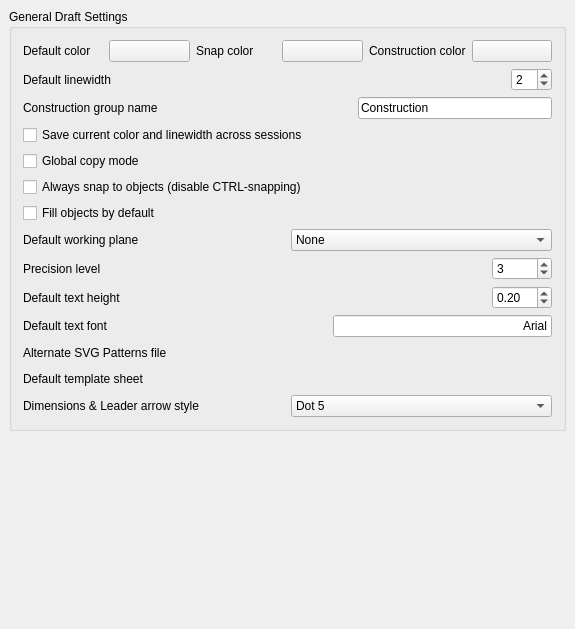
<?xml version="1.0" encoding="UTF-8"?>
<ui version="4.0">
 <class>Gui::Dialog::DlgSettingsDraft</class>
 <widget class="QWidget" name="Gui::Dialog::DlgSettingsDraft">
  <property name="geometry">
   <rect>
    <x>0</x>
    <y>0</y>
    <width>575</width>
    <height>629</height>
   </rect>
  </property>
  <property name="windowTitle">
   <string>General settings</string>
  </property>
  <layout class="QVBoxLayout">
   <property name="spacing">
    <number>6</number>
   </property>
   <property name="margin">
    <number>9</number>
   </property>
   <item>
    <widget class="QGroupBox" name="groupBox">
     <property name="title">
      <string>General Draft Settings</string>
     </property>
     <layout class="QVBoxLayout" name="verticalLayout_2">
      <item>
       <layout class="QHBoxLayout" name="horizontalLayout_2">
        <item>
         <widget class="QLabel" name="label_2">
          <property name="text">
           <string>Default color</string>
          </property>
         </widget>
        </item>
        <item>
         <widget class="Gui::PrefColorButton" name="gui::prefcolorbutton">
          <property name="toolTip">
           <string>the default color for new objects</string>
          </property>
          <property name="color">
           <color>
            <red>0</red>
            <green>0</green>
            <blue>0</blue>
           </color>
          </property>
          <property name="prefEntry" stdset="0">
           <cstring>color</cstring>
          </property>
          <property name="prefPath" stdset="0">
           <cstring>Mod/Draft</cstring>
          </property>
         </widget>
        </item>
        <item>
         <widget class="QLabel" name="label_4">
          <property name="text">
           <string>Snap color</string>
          </property>
         </widget>
        </item>
        <item>
         <widget class="Gui::PrefColorButton" name="gui::prefcolorbutton_2">
          <property name="toolTip">
           <string>the default color for snap symbols</string>
          </property>
          <property name="color">
           <color>
            <red>0</red>
            <green>0</green>
            <blue>0</blue>
           </color>
          </property>
          <property name="prefEntry" stdset="0">
           <cstring>snapcolor</cstring>
          </property>
          <property name="prefPath" stdset="0">
           <cstring>Mod/Draft</cstring>
          </property>
         </widget>
        </item>
        <item>
         <widget class="QLabel" name="label_9">
          <property name="text">
           <string>Construction color</string>
          </property>
         </widget>
        </item>
        <item>
         <widget class="Gui::PrefColorButton" name="gui::prefcolorbutton_3">
          <property name="toolTip">
           <string>This is the default color for objects being drawn while in construction mode.</string>
          </property>
          <property name="color">
           <color>
            <red>44</red>
            <green>125</green>
            <blue>255</blue>
           </color>
          </property>
          <property name="prefEntry" stdset="0">
           <cstring>constructioncolor</cstring>
          </property>
          <property name="prefPath" stdset="0">
           <cstring>Mod/Draft</cstring>
          </property>
         </widget>
        </item>
       </layout>
      </item>
      <item>
       <layout class="QHBoxLayout" name="horizontalLayout_3">
        <item>
         <widget class="QLabel" name="label_3">
          <property name="text">
           <string>Default linewidth</string>
          </property>
         </widget>
        </item>
        <item>
         <spacer name="horizontalSpacer_9">
          <property name="orientation">
           <enum>Qt::Horizontal</enum>
          </property>
          <property name="sizeHint" stdset="0">
           <size>
            <width>40</width>
            <height>20</height>
           </size>
          </property>
         </spacer>
        </item>
        <item>
         <widget class="Gui::PrefSpinBox" name="gui::prefspinbox">
          <property name="toolTip">
           <string>the default linewidth for new objects</string>
          </property>
          <property name="value">
           <number>2</number>
          </property>
          <property name="prefEntry" stdset="0">
           <cstring>linewidth</cstring>
          </property>
          <property name="prefPath" stdset="0">
           <cstring>Mod/Draft</cstring>
          </property>
         </widget>
        </item>
       </layout>
      </item>
      <item>
       <layout class="QHBoxLayout" name="horizontalLayout_10">
        <item>
         <widget class="QLabel" name="label_10">
          <property name="text">
           <string>Construction group name</string>
          </property>
         </widget>
        </item>
        <item>
         <spacer name="horizontalSpacer">
          <property name="orientation">
           <enum>Qt::Horizontal</enum>
          </property>
          <property name="sizeHint" stdset="0">
           <size>
            <width>40</width>
            <height>20</height>
           </size>
          </property>
         </spacer>
        </item>
        <item>
         <widget class="Gui::PrefLineEdit" name="gui::preflineedit_2">
          <property name="toolTip">
           <string>This is the default group name for construction geometry</string>
          </property>
          <property name="text">
           <string>Construction</string>
          </property>
          <property name="prefEntry" stdset="0">
           <cstring>constructiongroupname</cstring>
          </property>
          <property name="prefPath" stdset="0">
           <cstring>Mod/Draft</cstring>
          </property>
         </widget>
        </item>
       </layout>
      </item>
      <item>
       <layout class="QHBoxLayout" name="horizontalLayout_4">
        <item>
         <widget class="Gui::PrefCheckBox" name="gui::prefcheckbox">
          <property name="toolTip">
           <string>check this if you want to use the color/linewidth from the toolbar as default</string>
          </property>
          <property name="text">
           <string>Save current color and linewidth across sessions</string>
          </property>
          <property name="prefEntry" stdset="0">
           <cstring>saveonexit</cstring>
          </property>
          <property name="prefPath" stdset="0">
           <cstring>Mod/Draft</cstring>
          </property>
         </widget>
        </item>
       </layout>
      </item>
      <item>
       <layout class="QHBoxLayout" name="horizontalLayout_7">
        <item>
         <widget class="Gui::PrefCheckBox" name="gui::prefcheckbox_5">
          <property name="toolTip">
           <string>If this is checked, copy mode will be kept across command, otherwise commands will always start in no-copy mode</string>
          </property>
          <property name="text">
           <string>Global copy mode</string>
          </property>
          <property name="prefEntry" stdset="0">
           <cstring>copymode</cstring>
          </property>
          <property name="prefPath" stdset="0">
           <cstring>Mod/Draft</cstring>
          </property>
         </widget>
        </item>
       </layout>
      </item>
      <item>
       <layout class="QHBoxLayout" name="horizontalLayout_5">
        <item>
         <widget class="Gui::PrefCheckBox" name="gui::prefcheckbox_8">
          <property name="toolTip">
           <string>If this is checked, you will always snap to existing objects while drawing. If not, you will be snapping only when pressing CTRL.</string>
          </property>
          <property name="text">
           <string>Always snap to objects (disable CTRL-snapping)</string>
          </property>
          <property name="prefEntry" stdset="0">
           <cstring>alwaysSnap</cstring>
          </property>
          <property name="prefPath" stdset="0">
           <cstring>Mod/Draft</cstring>
          </property>
         </widget>
        </item>
       </layout>
      </item>
      <item>
       <layout class="QHBoxLayout" name="horizontalLayout_8">
        <item>
         <widget class="Gui::PrefCheckBox" name="gui::prefcheckbox_6">
          <property name="toolTip">
           <string>If this is checked, objects will appear as filled as default. Otherwise, they will appear as wireframe</string>
          </property>
          <property name="text">
           <string>Fill objects by default</string>
          </property>
          <property name="prefEntry" stdset="0">
           <cstring>fillmode</cstring>
          </property>
          <property name="prefPath" stdset="0">
           <cstring>Mod/Draft</cstring>
          </property>
         </widget>
        </item>
       </layout>
      </item>
      <item>
       <layout class="QHBoxLayout" name="horizontalLayout_9">
        <item>
         <widget class="QLabel" name="label_12">
          <property name="text">
           <string>Default working plane</string>
          </property>
         </widget>
        </item>
        <item>
         <widget class="Gui::PrefComboBox" name="gui::prefcombobox_2">
          <property name="prefEntry" stdset="0">
           <cstring>defaultWP</cstring>
          </property>
          <property name="prefPath" stdset="0">
           <cstring>Mod/Draft</cstring>
          </property>
          <item>
           <property name="text">
            <string>None</string>
           </property>
          </item>
          <item>
           <property name="text">
            <string>XY (Top)</string>
           </property>
          </item>
          <item>
           <property name="text">
            <string>XZ (Front)</string>
           </property>
          </item>
          <item>
           <property name="text">
            <string>YZ (Side)</string>
           </property>
          </item>
         </widget>
        </item>
       </layout>
      </item>
      <item>
       <layout class="QHBoxLayout" name="horizontalLayout_13">
        <item>
         <widget class="QLabel" name="label_8">
          <property name="text">
           <string>Precision level</string>
          </property>
         </widget>
        </item>
        <item>
         <widget class="Gui::PrefSpinBox" name="gui::prefspinbox_3">
          <property name="maximumSize">
           <size>
            <width>60</width>
            <height>16777215</height>
           </size>
          </property>
          <property name="toolTip">
           <string>The number of decimals in internal coordinates operations (for ex. 3 = 0.001)</string>
          </property>
          <property name="value">
           <number>3</number>
          </property>
          <property name="prefEntry" stdset="0">
           <cstring>precision</cstring>
          </property>
          <property name="prefPath" stdset="0">
           <cstring>Mod/Draft</cstring>
          </property>
         </widget>
        </item>
       </layout>
      </item>
      <item>
       <layout class="QHBoxLayout" name="horizontalLayout_6">
        <item>
         <widget class="QLabel" name="label_6">
          <property name="text">
           <string>Default text height</string>
          </property>
         </widget>
        </item>
        <item>
         <widget class="Gui::PrefDoubleSpinBox" name="gui::prefdoublespinbox_2">
          <property name="maximumSize">
           <size>
            <width>60</width>
            <height>16777215</height>
           </size>
          </property>
          <property name="toolTip">
           <string>Default height for texts and dimensions</string>
          </property>
          <property name="value">
           <double>0.200000000000000</double>
          </property>
          <property name="prefEntry" stdset="0">
           <cstring>textheight</cstring>
          </property>
          <property name="prefPath" stdset="0">
           <cstring>Mod/Draft</cstring>
          </property>
         </widget>
        </item>
       </layout>
      </item>
      <item>
       <layout class="QHBoxLayout" name="horizontalLayout_12">
        <item>
         <widget class="QLabel" name="label_5">
          <property name="text">
           <string>Default text font</string>
          </property>
         </widget>
        </item>
        <item>
         <spacer name="horizontalSpacer_3">
          <property name="orientation">
           <enum>Qt::Horizontal</enum>
          </property>
          <property name="sizeHint" stdset="0">
           <size>
            <width>40</width>
            <height>20</height>
           </size>
          </property>
         </spacer>
        </item>
        <item>
         <widget class="Gui::PrefLineEdit" name="gui::preflineedit">
          <property name="toolTip">
           <string>This is the default font name for all Draft texts and dimensions.
It can be a font name such as &quot;Arial&quot;, a default style such as &quot;sans&quot;, &quot;serif&quot;
or &quot;mono&quot;, or a family such as &quot;Arial,Helvetica,sans&quot; or a name with a style
such as &quot;Arial:Bold&quot;</string>
          </property>
          <property name="text">
           <string>Arial</string>
          </property>
          <property name="alignment">
           <set>Qt::AlignRight|Qt::AlignTrailing|Qt::AlignVCenter</set>
          </property>
          <property name="prefEntry" stdset="0">
           <cstring>textfont</cstring>
          </property>
          <property name="prefPath" stdset="0">
           <cstring>Mod/Draft</cstring>
          </property>
         </widget>
        </item>
       </layout>
      </item>
      <item>
       <layout class="QHBoxLayout" name="horizontalLayout">
        <item>
         <widget class="QLabel" name="label_13">
          <property name="text">
           <string>Alternate SVG Patterns file</string>
          </property>
         </widget>
        </item>
        <item>
         <spacer name="horizontalSpacer_10">
          <property name="orientation">
           <enum>Qt::Horizontal</enum>
          </property>
          <property name="sizeHint" stdset="0">
           <size>
            <width>40</width>
            <height>20</height>
           </size>
          </property>
         </spacer>
        </item>
        <item>
         <widget class="Gui::PrefFileChooser" name="gui::preffilechooser_3">
          <property name="minimumSize">
           <size>
            <width>300</width>
            <height>0</height>
           </size>
          </property>
          <property name="toolTip">
           <string>This is the location of a SVG file containing &lt;pattern&gt; definitions that can be added to the standard Draft hatch patterns</string>
          </property>
          <property name="prefEntry" stdset="0">
           <cstring>patternFile</cstring>
          </property>
          <property name="prefPath" stdset="0">
           <cstring>Mod/Draft</cstring>
          </property>
         </widget>
        </item>
       </layout>
      </item>
      <item>
       <layout class="QHBoxLayout" name="horizontalLayout_11">
        <item>
         <widget class="QLabel" name="label_11">
          <property name="text">
           <string>Default template sheet</string>
          </property>
         </widget>
        </item>
        <item>
         <spacer name="horizontalSpacer_11">
          <property name="orientation">
           <enum>Qt::Horizontal</enum>
          </property>
          <property name="sizeHint" stdset="0">
           <size>
            <width>40</width>
            <height>20</height>
           </size>
          </property>
         </spacer>
        </item>
        <item>
         <widget class="Gui::PrefFileChooser" name="gui::preffilechooser_2">
          <property name="minimumSize">
           <size>
            <width>300</width>
            <height>0</height>
           </size>
          </property>
          <property name="toolTip">
           <string>The default template to use when creating a new drawing sheet</string>
          </property>
          <property name="prefEntry" stdset="0">
           <cstring>template</cstring>
          </property>
          <property name="prefPath" stdset="0">
           <cstring>Mod/Draft</cstring>
          </property>
         </widget>
        </item>
       </layout>
      </item>
      <item>
       <layout class="QHBoxLayout" name="horizontalLayout_14">
        <item>
         <widget class="QLabel" name="label">
          <property name="text">
           <string>Dimensions &amp; Leader arrow style</string>
          </property>
         </widget>
        </item>
        <item>
         <widget class="Gui::PrefComboBox" name="gui::prefcombobox">
          <property name="prefEntry" stdset="0">
           <cstring>dimsymbol</cstring>
          </property>
          <property name="prefPath" stdset="0">
           <cstring>Mod/Draft</cstring>
          </property>
          <item>
           <property name="text">
            <string>Dot 5</string>
           </property>
          </item>
          <item>
           <property name="text">
            <string>Dot 7</string>
           </property>
          </item>
          <item>
           <property name="text">
            <string>Dot 9</string>
           </property>
          </item>
          <item>
           <property name="text">
            <string>Circle 5</string>
           </property>
          </item>
          <item>
           <property name="text">
            <string>Circle 7</string>
           </property>
          </item>
          <item>
           <property name="text">
            <string>Circle 9</string>
           </property>
          </item>
          <item>
           <property name="text">
            <string>Slash 5</string>
           </property>
          </item>
          <item>
           <property name="text">
            <string>Slash 7</string>
           </property>
          </item>
          <item>
           <property name="text">
            <string>Slash 9</string>
           </property>
          </item>
          <item>
           <property name="text">
            <string>Backslash 5</string>
           </property>
          </item>
          <item>
           <property name="text">
            <string>Backslash 7</string>
           </property>
          </item>
          <item>
           <property name="text">
            <string>Backslash 9</string>
           </property>
          </item>
         </widget>
        </item>
       </layout>
      </item>
     </layout>
    </widget>
   </item>
   <item>
    <spacer name="verticalSpacer">
     <property name="orientation">
      <enum>Qt::Vertical</enum>
     </property>
     <property name="sizeHint" stdset="0">
      <size>
       <width>20</width>
       <height>40</height>
      </size>
     </property>
    </spacer>
   </item>
  </layout>
 </widget>
 <layoutdefault spacing="6" margin="11"/>
 <pixmapfunction>qPixmapFromMimeSource</pixmapfunction>
 <customwidgets>
  <customwidget>
   <class>Gui::FileChooser</class>
   <extends>QWidget</extends>
   <header>Gui/FileDialog.h</header>
  </customwidget>
  <customwidget>
   <class>Gui::ColorButton</class>
   <extends>QPushButton</extends>
   <header>Gui/Widgets.h</header>
  </customwidget>
  <customwidget>
   <class>Gui::PrefFileChooser</class>
   <extends>Gui::FileChooser</extends>
   <header>Gui/PrefWidgets.h</header>
  </customwidget>
  <customwidget>
   <class>Gui::PrefSpinBox</class>
   <extends>QSpinBox</extends>
   <header>Gui/PrefWidgets.h</header>
  </customwidget>
  <customwidget>
   <class>Gui::PrefColorButton</class>
   <extends>Gui::ColorButton</extends>
   <header>Gui/PrefWidgets.h</header>
  </customwidget>
  <customwidget>
   <class>Gui::PrefCheckBox</class>
   <extends>QCheckBox</extends>
   <header>Gui/PrefWidgets.h</header>
  </customwidget>
  <customwidget>
   <class>Gui::PrefComboBox</class>
   <extends>QComboBox</extends>
   <header>Gui/PrefWidgets.h</header>
  </customwidget>
  <customwidget>
   <class>Gui::PrefLineEdit</class>
   <extends>QLineEdit</extends>
   <header>Gui/PrefWidgets.h</header>
  </customwidget>
  <customwidget>
   <class>Gui::PrefDoubleSpinBox</class>
   <extends>QDoubleSpinBox</extends>
   <header>Gui/PrefWidgets.h</header>
  </customwidget>
 </customwidgets>
 <resources/>
 <connections/>
</ui>
